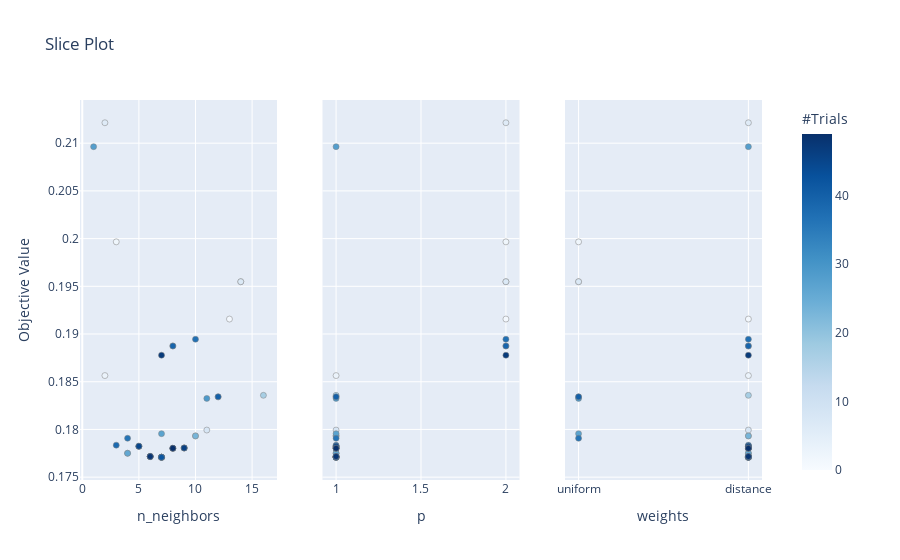

The notebook cell saved with this chart:
### Markdown cell above
There are not really impresing graph in terms of contour as 2 out of 3 variables are qualitative. However, we can see that if we could define a metric weight between uniform and distance we could obtain better results. For example, we could have weighted each value with a function of the inverse of its distance (distance does this with the identity) and try different values as log(), exp(), sqrt(), etc...

### Code cell
ov.plot_slice(knn_optuna)

### Figure 1 — Plotly figure (JSON) as saved in the notebook; plotly's stock layout.template omitted (floating-point values rounded to 4 significant figures)
{"data": [{"marker": {"color": [0, 1, 2, 3, 4, 5, 6, 7, 8, 9, 10, 11, 12, 13, 14, 15, 16, 17, 18, 19, 20, 21, 22, 23, 24, 25, 26, 27, 28, 29, 30, 31, 32, 33, 34, 35, 36, 37, 38, 39, 40, 41, 42, 43, 44, 45, 46, 47, 48, 49], "colorbar": {"title": {"text": "#Trials"}, "x": 1, "xpad": 40}, "colorscale": [[0, "rgb(247,251,255)"], [0.125, "rgb(222,235,247)"], [0.25, "rgb(198,219,239)"], [0.375, "rgb(158,202,225)"], [0.5, "rgb(107,174,214)"], [0.625, "rgb(66,146,198)"], [0.75, "rgb(33,113,181)"], [0.875, "rgb(8,81,156)"], [1, "rgb(8,48,107)"]], "line": {"color": "Grey", "width": 0.5}, "showscale": true}, "mode": "markers", "showlegend": false, "type": "scatter", "x": [12, 13, 3, 2, 14, 10, 2, 14, 11, 8, 6, 7, 6, 6, 5, 8, 5, 16, 9, 4, 7, 7, 7, 10, 7, 9, 4, 7, 1, 11, 8, 7, 5, 7, 9, 6, 4, 10, 3, 8, 12, 7, 7, 6, 8, 5, 9, 7, 6, 8], "xaxis": "x", "y": [0.1834, 0.1916, 0.1997, 0.1856, 0.1955, 0.1793, 0.2121, 0.1955, 0.1799, 0.1887, 0.1772, 0.1771, 0.1772, 0.1772, 0.1782, 0.178, 0.1782, 0.1836, 0.1781, 0.1775, 0.1771, 0.1771, 0.1771, 0.1793, 0.1771, 0.1781, 0.1775, 0.1796, 0.2096, 0.1833, 0.178, 0.1771, 0.1782, 0.1771, 0.1781, 0.1772, 0.1791, 0.1895, 0.1784, 0.1887, 0.1834, 0.1771, 0.1771, 0.1772, 0.178, 0.1782, 0.1781, 0.1878, 0.1772, 0.178], "yaxis": "y"}, {"marker": {"color": [0, 1, 2, 3, 4, 5, 6, 7, 8, 9, 10, 11, 12, 13, 14, 15, 16, 17, 18, 19, 20, 21, 22, 23, 24, 25, 26, 27, 28, 29, 30, 31, 32, 33, 34, 35, 36, 37, 38, 39, 40, 41, 42, 43, 44, 45, 46, 47, 48, 49], "colorbar": {"title": {"text": "#Trials"}, "x": 1, "xpad": 40}, "colorscale": [[0, "rgb(247,251,255)"], [0.125, "rgb(222,235,247)"], [0.25, "rgb(198,219,239)"], [0.375, "rgb(158,202,225)"], [0.5, "rgb(107,174,214)"], [0.625, "rgb(66,146,198)"], [0.75, "rgb(33,113,181)"], [0.875, "rgb(8,81,156)"], [1, "rgb(8,48,107)"]], "line": {"color": "Grey", "width": 0.5}, "showscale": false}, "mode": "markers", "showlegend": false, "type": "scatter", "x": [1, 2, 2, 1, 2, 1, 2, 2, 1, 2, 1, 1, 1, 1, 1, 1, 1, 1, 1, 1, 1, 1, 1, 1, 1, 1, 1, 1, 1, 1, 1, 1, 1, 1, 1, 1, 1, 2, 1, 2, 1, 1, 1, 1, 1, 1, 1, 2, 1, 1], "xaxis": "x2", "y": [0.1834, 0.1916, 0.1997, 0.1856, 0.1955, 0.1793, 0.2121, 0.1955, 0.1799, 0.1887, 0.1772, 0.1771, 0.1772, 0.1772, 0.1782, 0.178, 0.1782, 0.1836, 0.1781, 0.1775, 0.1771, 0.1771, 0.1771, 0.1793, 0.1771, 0.1781, 0.1775, 0.1796, 0.2096, 0.1833, 0.178, 0.1771, 0.1782, 0.1771, 0.1781, 0.1772, 0.1791, 0.1895, 0.1784, 0.1887, 0.1834, 0.1771, 0.1771, 0.1772, 0.178, 0.1782, 0.1781, 0.1878, 0.1772, 0.178], "yaxis": "y2"}, {"marker": {"color": [0, 1, 2, 3, 4, 5, 6, 7, 8, 9, 10, 11, 12, 13, 14, 15, 16, 17, 18, 19, 20, 21, 22, 23, 24, 25, 26, 27, 28, 29, 30, 31, 32, 33, 34, 35, 36, 37, 38, 39, 40, 41, 42, 43, 44, 45, 46, 47, 48, 49], "colorbar": {"title": {"text": "#Trials"}, "x": 1, "xpad": 40}, "colorscale": [[0, "rgb(247,251,255)"], [0.125, "rgb(222,235,247)"], [0.25, "rgb(198,219,239)"], [0.375, "rgb(158,202,225)"], [0.5, "rgb(107,174,214)"], [0.625, "rgb(66,146,198)"], [0.75, "rgb(33,113,181)"], [0.875, "rgb(8,81,156)"], [1, "rgb(8,48,107)"]], "line": {"color": "Grey", "width": 0.5}, "showscale": false}, "mode": "markers", "showlegend": false, "type": "scatter", "x": ["uniform", "distance", "uniform", "distance", "uniform", "distance", "distance", "uniform", "distance", "distance", "distance", "distance", "distance", "distance", "distance", "distance", "distance", "distance", "distance", "distance", "distance", "distance", "distance", "distance", "distance", "distance", "distance", "uniform", "distance", "uniform", "distance", "distance", "distance", "distance", "distance", "distance", "uniform", "distance", "distance", "distance", "uniform", "distance", "distance", "distance", "distance", "distance", "distance", "distance", "distance", "distance"], "xaxis": "x3", "y": [0.1834, 0.1916, 0.1997, 0.1856, 0.1955, 0.1793, 0.2121, 0.1955, 0.1799, 0.1887, 0.1772, 0.1771, 0.1772, 0.1772, 0.1782, 0.178, 0.1782, 0.1836, 0.1781, 0.1775, 0.1771, 0.1771, 0.1771, 0.1793, 0.1771, 0.1781, 0.1775, 0.1796, 0.2096, 0.1833, 0.178, 0.1771, 0.1782, 0.1771, 0.1781, 0.1772, 0.1791, 0.1895, 0.1784, 0.1887, 0.1834, 0.1771, 0.1771, 0.1772, 0.178, 0.1782, 0.1781, 0.1878, 0.1772, 0.178], "yaxis": "y3"}], "layout": {"title": {"text": "Slice Plot"}, "xaxis": {"anchor": "y", "domain": [0, 0.2889], "title": {"text": "n_neighbors"}}, "xaxis2": {"anchor": "y2", "domain": [0.3556, 0.6444], "title": {"text": "p"}}, "xaxis3": {"anchor": "y3", "domain": [0.7111, 1], "title": {"text": "weights"}}, "yaxis": {"anchor": "x", "domain": [0, 1], "title": {"text": "Objective Value"}}, "yaxis2": {"anchor": "x2", "domain": [0, 1], "matches": "y", "showticklabels": false}, "yaxis3": {"anchor": "x3", "domain": [0, 1], "matches": "y", "showticklabels": false}}}
